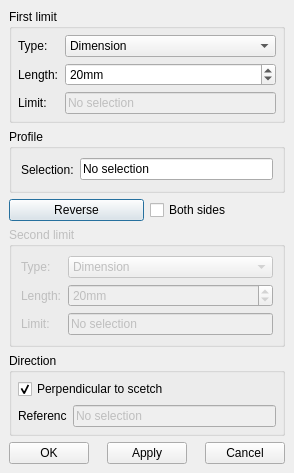
<ui version="4.0" >
 <author></author>
 <comment></comment>
 <exportmacro></exportmacro>
 <class>BlockDefinition</class>
 <widget class="QDialog" name="BlockDefinition" >
  <property name="geometry" >
   <rect>
    <x>0</x>
    <y>0</y>
    <width>294</width>
    <height>473</height>
   </rect>
  </property>
  <property name="windowTitle" >
   <string>Block definition</string>
  </property>
  <layout class="QVBoxLayout" >
   <property name="margin" >
    <number>9</number>
   </property>
   <property name="spacing" >
    <number>6</number>
   </property>
   <item>
    <widget class="QGroupBox" name="groupBox" >
     <property name="title" >
      <string>First limit</string>
     </property>
     <layout class="QGridLayout" >
      <property name="margin" >
       <number>6</number>
      </property>
      <property name="spacing" >
       <number>6</number>
      </property>
      <item row="0" column="0" >
       <layout class="QGridLayout" >
        <property name="margin" >
         <number>0</number>
        </property>
        <property name="spacing" >
         <number>6</number>
        </property>
        <item row="0" column="0" >
         <widget class="QLabel" name="TextLabel1" >
          <property name="text" >
           <string>Type:</string>
          </property>
         </widget>
        </item>
        <item row="1" column="1" >
         <widget class="QSpinBox" name="FirstLimitLength" >
          <property name="suffix" >
           <string>mm</string>
          </property>
          <property name="value" >
           <number>20</number>
          </property>
         </widget>
        </item>
        <item row="1" column="0" >
         <widget class="QLabel" name="TextLabel2" >
          <property name="text" >
           <string>Length:</string>
          </property>
         </widget>
        </item>
        <item row="0" column="1" >
         <widget class="QComboBox" name="FirstLimitType" >
          <item>
           <property name="text" >
            <string>Dimension</string>
           </property>
          </item>
          <item>
           <property name="text" >
            <string>Up to next</string>
           </property>
          </item>
          <item>
           <property name="text" >
            <string>Up to last</string>
           </property>
          </item>
          <item>
           <property name="text" >
            <string>Up to plane</string>
           </property>
          </item>
          <item>
           <property name="text" >
            <string>Up to face</string>
           </property>
          </item>
         </widget>
        </item>
        <item row="2" column="0" >
         <widget class="QLabel" name="TextLabel3" >
          <property name="text" >
           <string>Limit:</string>
          </property>
         </widget>
        </item>
        <item row="2" column="1" >
         <widget class="QLineEdit" name="FirstLimitSelection" >
          <property name="enabled" >
           <bool>false</bool>
          </property>
          <property name="text" >
           <string>No selection</string>
          </property>
         </widget>
        </item>
       </layout>
      </item>
     </layout>
    </widget>
   </item>
   <item>
    <widget class="QGroupBox" name="GroupBox6" >
     <property name="title" >
      <string>Profile</string>
     </property>
     <layout class="QHBoxLayout" >
      <property name="margin" >
       <number>9</number>
      </property>
      <property name="spacing" >
       <number>6</number>
      </property>
      <item>
       <layout class="QHBoxLayout" >
        <property name="margin" >
         <number>0</number>
        </property>
        <property name="spacing" >
         <number>6</number>
        </property>
        <item>
         <widget class="QLabel" name="TextLabel4" >
          <property name="text" >
           <string>Selection:</string>
          </property>
         </widget>
        </item>
        <item>
         <widget class="QLineEdit" name="ProfileSelection" >
          <property name="text" >
           <string>No selection</string>
          </property>
         </widget>
        </item>
       </layout>
      </item>
     </layout>
    </widget>
   </item>
   <item>
    <layout class="QGridLayout" >
     <property name="margin" >
      <number>0</number>
     </property>
     <property name="spacing" >
      <number>6</number>
     </property>
     <item row="0" column="0" >
      <widget class="QPushButton" name="Reverse" >
       <property name="text" >
        <string>Reverse</string>
       </property>
      </widget>
     </item>
     <item row="0" column="1" >
      <widget class="QCheckBox" name="BothSides" >
       <property name="text" >
        <string>Both sides</string>
       </property>
      </widget>
     </item>
    </layout>
   </item>
   <item>
    <widget class="QGroupBox" name="SecondLimit" >
     <property name="enabled" >
      <bool>false</bool>
     </property>
     <property name="title" >
      <string>Second limit</string>
     </property>
     <layout class="QGridLayout" >
      <property name="margin" >
       <number>9</number>
      </property>
      <property name="spacing" >
       <number>6</number>
      </property>
      <item row="0" column="0" >
       <layout class="QGridLayout" >
        <property name="margin" >
         <number>0</number>
        </property>
        <property name="spacing" >
         <number>6</number>
        </property>
        <item row="1" column="1" >
         <widget class="QSpinBox" name="SecondLimitLength" >
          <property name="suffix" >
           <string>mm</string>
          </property>
          <property name="value" >
           <number>20</number>
          </property>
         </widget>
        </item>
        <item row="2" column="1" >
         <widget class="QLineEdit" name="SecondLimitSelection" >
          <property name="enabled" >
           <bool>false</bool>
          </property>
          <property name="text" >
           <string>No selection</string>
          </property>
         </widget>
        </item>
        <item row="0" column="0" >
         <widget class="QLabel" name="TextLabel1_2" >
          <property name="text" >
           <string>Type:</string>
          </property>
         </widget>
        </item>
        <item row="0" column="1" >
         <widget class="QComboBox" name="SecondLimitType" >
          <item>
           <property name="text" >
            <string>Dimension</string>
           </property>
          </item>
          <item>
           <property name="text" >
            <string>Up to next</string>
           </property>
          </item>
          <item>
           <property name="text" >
            <string>Up to last</string>
           </property>
          </item>
          <item>
           <property name="text" >
            <string>Up to plane</string>
           </property>
          </item>
          <item>
           <property name="text" >
            <string>Up to face</string>
           </property>
          </item>
         </widget>
        </item>
        <item row="1" column="0" >
         <widget class="QLabel" name="TextLabel2_2" >
          <property name="text" >
           <string>Length:</string>
          </property>
         </widget>
        </item>
        <item row="2" column="0" >
         <widget class="QLabel" name="TextLabel3_2" >
          <property name="text" >
           <string>Limit:</string>
          </property>
         </widget>
        </item>
       </layout>
      </item>
     </layout>
    </widget>
   </item>
   <item>
    <widget class="QGroupBox" name="Direction" >
     <property name="title" >
      <string>Direction</string>
     </property>
     <layout class="QVBoxLayout" >
      <property name="margin" >
       <number>6</number>
      </property>
      <property name="spacing" >
       <number>6</number>
      </property>
      <item>
       <widget class="QCheckBox" name="DirectionPerpendicular" >
        <property name="text" >
         <string>Perpendicular to scetch</string>
        </property>
        <property name="checked" >
         <bool>true</bool>
        </property>
       </widget>
      </item>
      <item>
       <layout class="QGridLayout" >
        <property name="margin" >
         <number>0</number>
        </property>
        <property name="spacing" >
         <number>6</number>
        </property>
        <item row="0" column="1" >
         <widget class="QLineEdit" name="DirectionSelection" >
          <property name="enabled" >
           <bool>false</bool>
          </property>
          <property name="text" >
           <string>No selection</string>
          </property>
         </widget>
        </item>
        <item row="0" column="0" >
         <widget class="QLabel" name="TextLabel5" >
          <property name="text" >
           <string>Referenc</string>
          </property>
         </widget>
        </item>
       </layout>
      </item>
     </layout>
    </widget>
   </item>
   <item>
    <layout class="QGridLayout" >
     <property name="margin" >
      <number>0</number>
     </property>
     <property name="spacing" >
      <number>6</number>
     </property>
     <item row="0" column="2" >
      <widget class="QPushButton" name="ApplyButton" >
       <property name="text" >
        <string>Apply</string>
       </property>
      </widget>
     </item>
     <item row="0" column="4" >
      <widget class="QPushButton" name="CancelButton" >
       <property name="text" >
        <string>Cancel</string>
       </property>
      </widget>
     </item>
     <item row="0" column="0" >
      <widget class="QPushButton" name="OKButton" >
       <property name="text" >
        <string>OK</string>
       </property>
      </widget>
     </item>
     <item row="0" column="3" >
      <spacer>
       <property name="orientation" >
        <enum>Qt::Horizontal</enum>
       </property>
       <property name="sizeType" >
        <enum>QSizePolicy::Expanding</enum>
       </property>
       <property name="sizeHint" >
        <size>
         <width>20</width>
         <height>20</height>
        </size>
       </property>
      </spacer>
     </item>
     <item row="0" column="1" >
      <spacer>
       <property name="orientation" >
        <enum>Qt::Horizontal</enum>
       </property>
       <property name="sizeType" >
        <enum>QSizePolicy::Expanding</enum>
       </property>
       <property name="sizeHint" >
        <size>
         <width>20</width>
         <height>20</height>
        </size>
       </property>
      </spacer>
     </item>
    </layout>
   </item>
  </layout>
 </widget>
 <pixmapfunction>qPixmapFromMimeSource</pixmapfunction>
 <tabstops>
  <tabstop>FirstLimitType</tabstop>
  <tabstop>FirstLimitLength</tabstop>
  <tabstop>FirstLimitSelection</tabstop>
  <tabstop>ProfileSelection</tabstop>
  <tabstop>Reverse</tabstop>
  <tabstop>BothSides</tabstop>
  <tabstop>SecondLimitType</tabstop>
  <tabstop>SecondLimitLength</tabstop>
  <tabstop>SecondLimitSelection</tabstop>
  <tabstop>DirectionPerpendicular</tabstop>
  <tabstop>DirectionSelection</tabstop>
  <tabstop>OKButton</tabstop>
  <tabstop>ApplyButton</tabstop>
  <tabstop>CancelButton</tabstop>
 </tabstops>
 <resources/>
 <connections/>
</ui>
